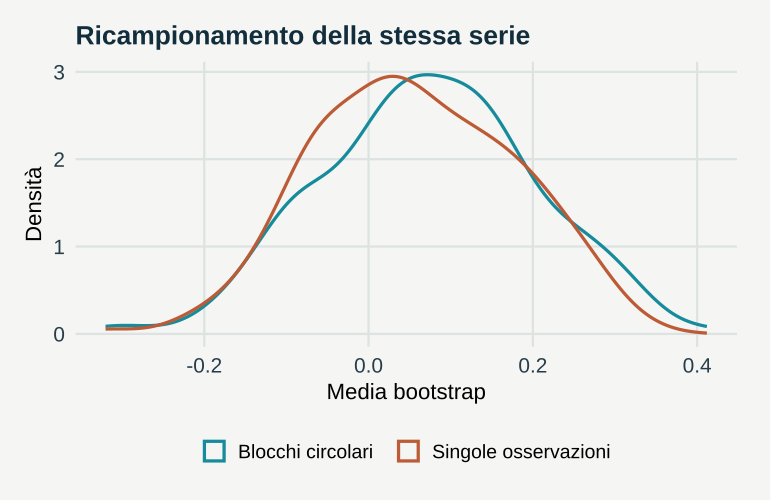

The script that saved this image:
# GeoStat Lab — funzioni comuni. R >= 4.3; ggplot2 >= 3.4; jsonlite.
suppressPackageStartupMessages(library(ggplot2))
col_geo <- c('#168B9C','#BC5B35','#7054A4','#A17B19','#227864','#64748B')
theme_set(theme_minimal(base_size=17, base_family='sans') + theme(
  plot.background=element_rect(fill='#F5F6F3',colour=NA),
  panel.background=element_rect(fill='#F5F6F3',colour=NA),
  panel.grid.minor=element_blank(),panel.grid.major=element_line(colour='#DCE3E2'),
  plot.title=element_text(size=19,face='bold',colour='#122D3B'),
  plot.subtitle=element_text(size=13,colour='#405560',margin=margin(b=12)),
  axis.text=element_text(size=15,colour='#273E4A'),axis.title=element_text(size=16),
  legend.position='bottom',legend.title=element_blank(),legend.text=element_text(size=14),
  strip.text=element_text(size=15,face='bold'),plot.margin=margin(18,24,18,18)))
metric <- function(...) data.frame(grandezza=names(c(...)),valore=as.character(c(...)),check.names=FALSE)
f <- function(x,d=3) {out<-formatC(x,digits=d,format='fg');out[!is.finite(x)]<-'Non definito';out}
line_plot <- function(d,x='x',y='y',title='',xl=x,yl=y,group=NULL) {
 p<-ggplot(d,aes(x=.data[[x]],y=.data[[y]]))
 if(is.null(group)) p<-p+geom_line(colour=col_geo[1],linewidth=1.05) else p<-p+aes(colour=.data[[group]],group=.data[[group]])+geom_line(linewidth=1)+scale_colour_manual(values=col_geo)
 p+labs(title=title,x=xl,y=yl)
}
point_plot <- function(d,x='x',y='y',title='',xl=x,yl=y,group=NULL) {
 p<-ggplot(d,aes(x=.data[[x]],y=.data[[y]]))
 if(is.null(group))p<-p+geom_point(colour=col_geo[1],size=2.5,alpha=.8) else p<-p+aes(colour=.data[[group]])+geom_point(size=2.7,alpha=.85)+scale_colour_manual(values=col_geo)
 p+labs(title=title,x=xl,y=yl)
}
hist_plot<-function(x,title='',xl='Valore',bins=20)ggplot(data.frame(x=x),aes(x))+geom_histogram(bins=bins,fill=col_geo[1],colour='#F5F6F3')+labs(title=title,x=xl,y='Frequenza')
bar_plot<-function(d,x='gruppo',y='valore',title='',yl='Valore')ggplot(d,aes(x=.data[[x]],y=.data[[y]],fill=.data[[x]]))+geom_col(width=.65)+scale_fill_manual(values=rep(col_geo,length.out=length(unique(d[[x]])) ))+guides(fill='none')+labs(title=title,x=NULL,y=yl)
map_plot<-function(d,z='z',title='',xl='Est [km]',yl='Nord [km]')ggplot(d,aes(x,y,fill=.data[[z]]))+geom_raster()+coord_equal()+scale_fill_gradientn(colours=c('#153F56','#298C9C','#B8CDB2','#F1D889','#AD542F'))+labs(title=title,x=xl,y=yl)
acf_data<-function(x,lag=20){a<-acf(x,lag.max=min(lag,length(x)-1),plot=FALSE);data.frame(x=as.vector(a$lag)[-1],y=as.vector(a$acf)[-1])}
# AR(1), distribuzione marginale stazionaria N(0, 1).
ar_series<-function(n,rho){x<-numeric(n);x[1]<-rnorm(1);for(i in 2:n)x[i]<-rho*x[i-1]+sqrt(1-rho^2)*rnorm(1);x}
# Distanze euclidee in unità metriche già dichiarate; nessuna conversione implicita di CRS.
dist_cross<-function(a,b)sqrt(outer(a[,1],b[,1],'-')^2+outer(a[,2],b[,2],'-')^2)
# Predittore IDW: i punti coincidenti ricevono esattamente il valore osservato.
idw<-function(xy,z,new,power=2){dd<-dist_cross(new,xy);apply(dd,1,function(d)if(any(d<1e-10))mean(z[d<1e-10])else weighted.mean(z,d^(-power)))}
# CART didattico binario: divisioni assiali che minimizzano l'impurità di Gini.
cart_fit<-function(x,y,depth=2,minleaf=4){
 node<-list(p=mean(y),n=length(y));if(depth<1||length(unique(y))<2||length(y)<2*minleaf)return(node)
 best<-Inf
 for(j in seq_len(ncol(x))){v<-sort(unique(x[,j])); if(length(v)<2)next
  for(cut in (head(v,-1)+tail(v,-1))/2){left<-x[,j]<=cut;nl<-sum(left);nr<-sum(!left);if(min(nl,nr)<minleaf)next
   score<-nl*mean(y[left])*(1-mean(y[left]))+nr*mean(y[!left])*(1-mean(y[!left]))
   if(score<best){best<-score;node$j<-j;node$cut<-cut;split<-left}
  }
 }
 if(is.finite(best)){node$left<-cart_fit(x[split,,drop=FALSE],y[split],depth-1,minleaf);node$right<-cart_fit(x[!split,,drop=FALSE],y[!split],depth-1,minleaf)};node
}
cart_predict<-function(tree,x)apply(x,1,function(row){t<-tree;while(!is.null(t$j))t<-if(row[t$j]<=t$cut)t$left else t$right;t$p})

p <- list(length = 1, rho = 0.7, B = 200, seed = 17)
set.seed(p$seed)

x <- ar_series(120, p$rho)

n <- length(x)

L <- p$length

individual <- replicate(p$B, mean(sample(x, replace = TRUE)))

blocks <- replicate(p$B, {
    start <- sample(1:n, ceiling(n/L), replace = TRUE)
    indices <- unlist(lapply(start, function(s) ((s - 1 + 0:(L - 1))%%n) + 1))
    mean(x[indices[1:n]])
})

data <- data.frame(media = c(individual, blocks), metodo = rep(c("Singole osservazioni", 
    "Blocchi circolari"), each = p$B))

plots <- list(ggplot(data, aes(media, colour = metodo)) + geom_density(linewidth = 1.1) + 
    scale_colour_manual(values = col_geo) + labs(title = "Ricampionamento della stessa serie", 
    x = "Media bootstrap", y = "Densità"))

metrics <- metric(`SE osservazioni` = f(sd(individual)), `SE blocchi` = f(sd(blocks)), `Lunghezza del blocco` = L, 
    `Osservazioni originali` = n)
print(metrics,row.names=FALSE)
ggplot2::ggsave('m05-blocchi-B.svg',plots[[1]],device=svglite::svglite,width=7.7,height=5.0,bg='#F8F6F1')
